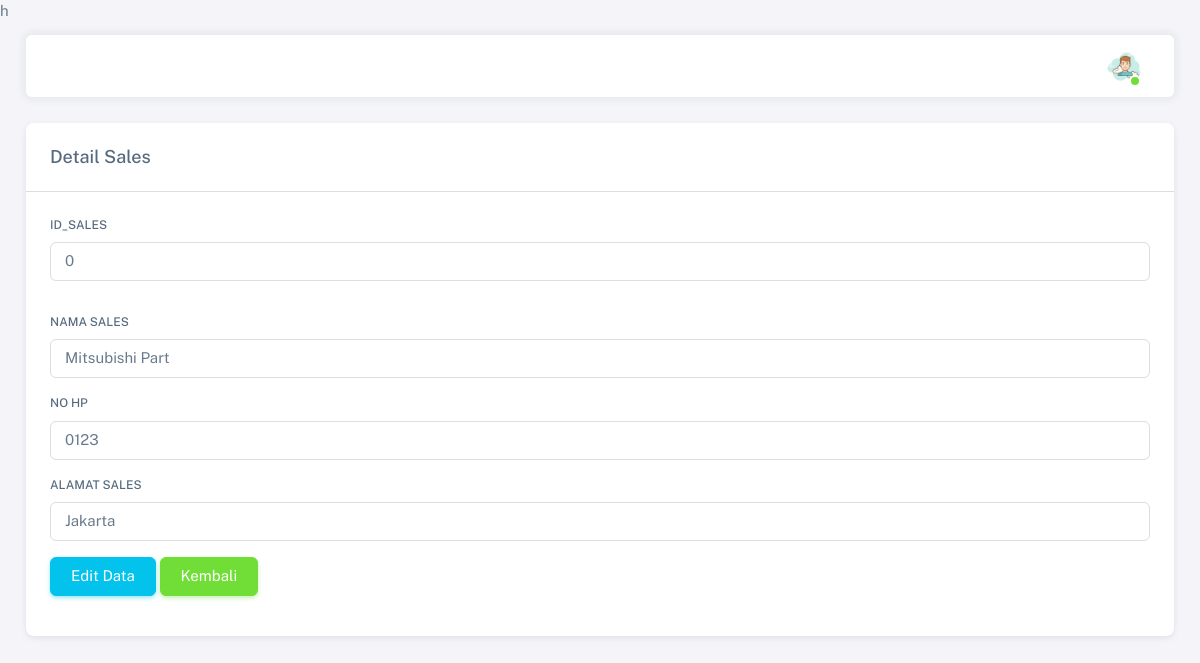
Page /admin/detail_sales.php?id_sales=0 on the committed database.
### tables this page shows
CREATE TABLE `tb_sales` (
  `id_sales` bigint(100) NOT NULL,
  `nama_sales` varchar(100) NOT NULL,
  `no_hp` varchar(100) NOT NULL,
  `alamat_sales` varchar(100) NOT NULL
);

### admin/detail_sales.php (the view, shortened to what this page needs)
h<?php
require 'koneksi.php';
?>
<!DOCTYPE html>
<html>
  <head>
    <link rel="stylesheet" href="assets/vendor/fonts/boxicons.css" />
    <link rel="stylesheet" href="assets/vendor/css/core.css" />
    <link rel="stylesheet" href="assets/vendor/css/theme-default.css"/>
    <link rel="stylesheet" href="assets/css/demo.css" />
  </head>
<body>
  <div class="layout-wrapper layout-content-navbar">
    <div class="layout-container">
      <div class="layout-page">
          <nav class="layout-navbar container-xxl navbar navbar-expand-xl navbar-detached align-items-center bg-navbar-theme" id="layout-navbar">
            <div class="navbar-nav-right d-flex align-items-center" id="navbar-collapse">
              <ul class="navbar-nav flex-row align-items-center ms-auto">
                <li class="nav-item navbar-dropdown dropdown-user dropdown">
                  <a class="nav-link dropdown-toggle hide-arrow" href="javascript:void(0);" data-bs-toggle="dropdown">
                    <div class="avatar avatar-online">
                      <img src="assets/img/avatars/1.png" alt class="w-px-40 h-auto rounded-circle" />
                    </div>
                  </a>
                </li>
              </ul>
            </div>
          </nav>
          <div class="content-wrapper">
            <div class="container-xxl flex-grow-1 container-p-y">
              <div class="row">
                <div class="col-md-12">
                  <div class="card mb-4">
                    <h5 class="card-header">Detail Sales</h5>
                    <hr class="my-0" />
                    <div class="card-body">
                      <?php
                        if(isset($_GET['id_sales']))
                        {
                            $id_sales = mysqli_real_escape_string($con, $_GET['id_sales']);
                            $query = "SELECT * FROM tb_Sales WHERE id_sales='$id_sales' ";
                            $query_run = mysqli_query($con, $query);
                            if(mysqli_num_rows($query_run) > 0)
                            {
                                $sales = mysqli_fetch_array($query_run);
                                ?>
                        <div class="row">
                          <div class="mb-3 col-md-12">
                            <label for="id_sales_siswa" class="form-label">id_sales</label>
                              <p class="form-control"> <?=$sales['id_sales'];?></p>
                          </div>
                          </div>
                          <div class="mb-3 col-md-12">
                            <label for="nama_siswa" class="form-label">Nama Sales</label>
                            <p class="form-control"> <?=$sales['nama_sales'];?></p>
                          </div>
                          <div class="mb-3 col-md-12">
                            <label for="#" class="form-label">No HP </label>
                            <p class="form-control"> <?=$sales['no_hp'];?></p>
                          </div>
                          <div class="mb-3 col-md-12">
                            <label for="nama_siswa" class="form-label">Alamat Sales</label>
                            <p class="form-control"> <?=$sales['alamat_sales'];?></p>
                         <div class="mb-3 col-md-12">
                            <a href="edit_Sales.php?id_sales=<?= $Sales['id_sales']; ?>" class="btn btn-info">Edit Data</a>
                            <a href="list_Sales.php" class="btn btn-success">Kembali</a>
                          </div>
                        </div>
                      <?php
                            }
                            else
                            {
                                echo "<h4>No Such id_sales Found</h4>";
                            }
                        }
                        ?>
                    </div>
                  </div>
                </div>
              </div>
            </div>
          </div>
    </div>
  </div>
  </body>
</html>

### rows in the picture
tb_sales: id_sales "0", nama_sales "Mitsubishi Part", no_hp "0123", alamat_sales "Jakarta"
